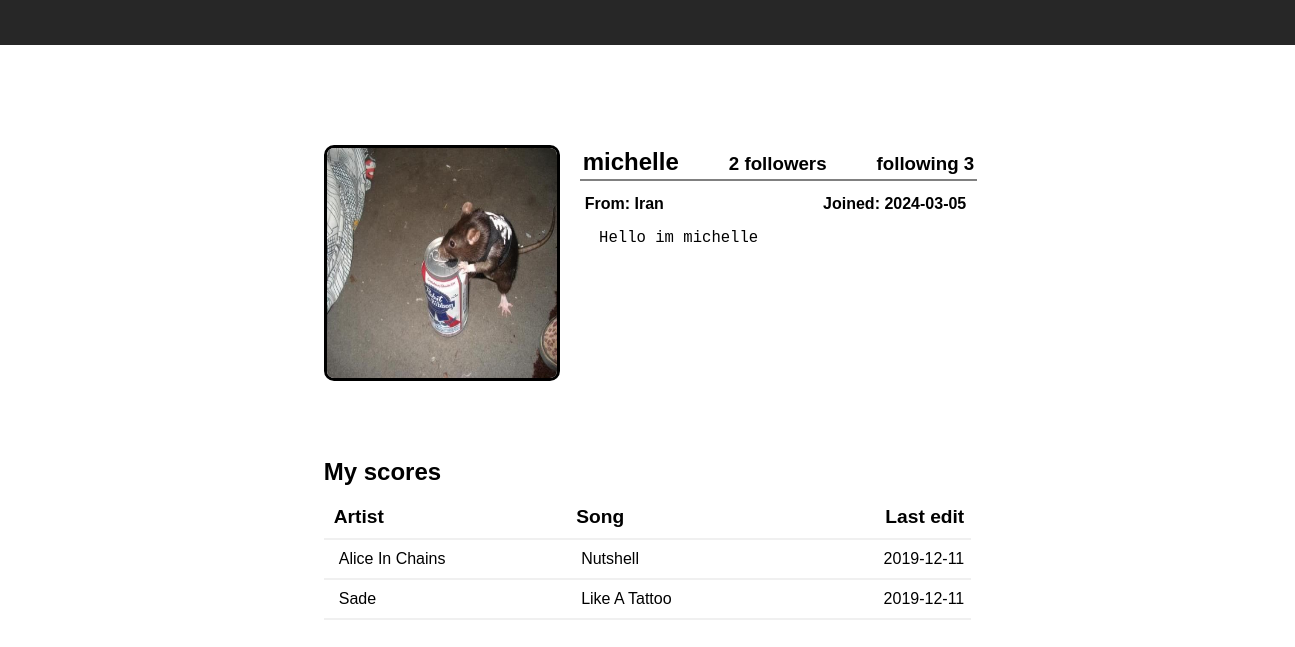
Page /profile/3 (signed in) on the earlier database version.
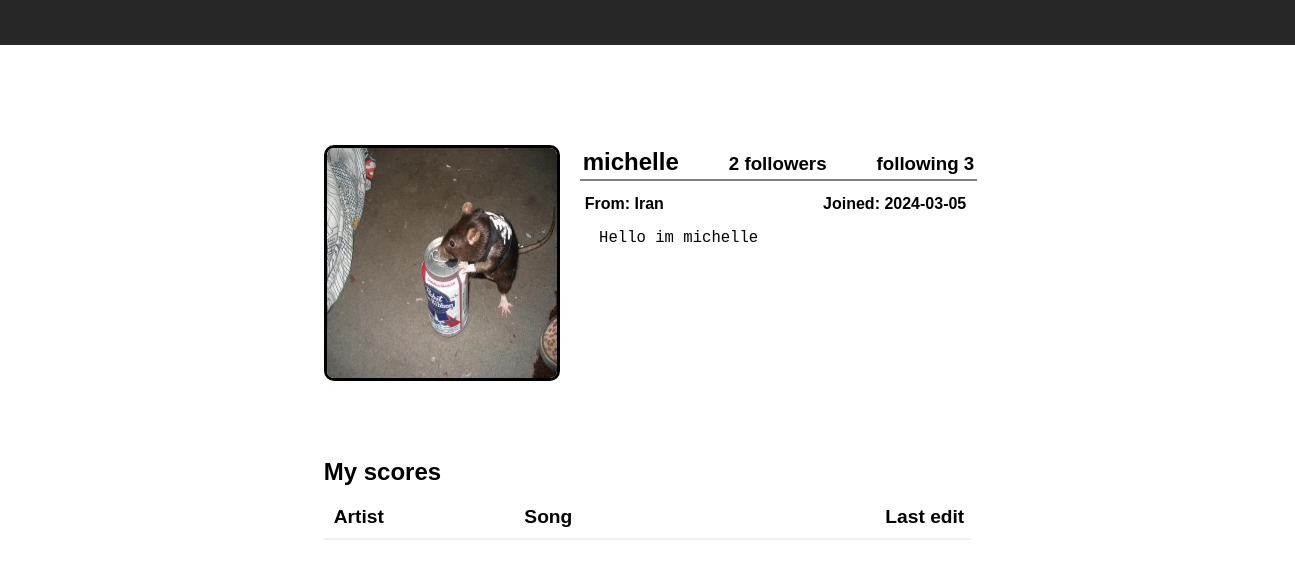
Same page on the later database version.
### tables this page shows
CREATE TABLE scores (
                                scoreID INTEGER PRIMARY KEY,
                                creatorID INTEGER NOT NULL,
                                scoreName TEXT NOT NULL,
                                artistName TEXT, 
                                visibility NOT NULL,
                                creationDate TEXT, 
                                lastModified TEXT,
                                chords TEXT,
                                tempo INT,
                                timeSignature INT,
                                FOREIGN KEY (creatorID) REFERENCES users (userID) ON DELETE CASCADE
                            );

### app.py (the view)
@app.route("/profile/<int:userID>")
def profile(userID):
    if session:
        conn = get_db_connection()
        scores = setup_db.public_scores_by_user(conn, userID)
        user_info = setup_db.find_user_info(conn, userID)
        conn.close()
        return render_template("profile.html", scores=scores, user_info=user_info,
                            userID=userID, SessionUserID=session['user_id'])
    else:
        return redirect(url_for('login'))

### app.py (called while the page is built)
def get_db_connection():
    conn = setup_db.create_connection(setup_db.database)
    return conn

### setup_db.py (called while the page is built)
def create_connection(db_file):
    conn = None
    try:
        conn = sqlite3.connect(db_file)
        conn.execute("PRAGMA foreign_keys = ON;")
        return conn
    except Error as e:
        print(e)
    return conn

def public_scores_by_user(conn, userID):
    cur = conn.cursor()
    cur.execute("SELECT scoreID, scoreName, artistName, lastModified FROM scores WHERE creatorID = ? AND visibility = 'public'", (userID,))
    scores = []
    for (scoreID, scoreName, artistName, lastModified) in cur:
        scores.append({
            "scoreID": scoreID,
            "scoreName": scoreName,
            "artistName": artistName,
            "lastModified": lastModified
            })
    return scores

### templates/profile.html (shortened to what this page needs)
<!DOCTYPE html>
<html lang="en">
<head>
    <link rel="stylesheet" href="{{ url_for('static', filename='style.css') }}">
</head>
<body>
    <header class="index-heading" id="index-heading">
        <div id="index-heading-right"></div>
    </header>
    <main id="profile-container">
        <section id="profile-upper">
            <div id="profile-upper-left">
                <img id="profile-icon" src="{{ url_for('serve_image', filename=user_info.profilePicture) }}" alt="pfp">
            </div>
            <div id="profile-upper-right">
                <div id="profile-head-div">
                    <h2 id="profile-name">{{ user_info.username }}</h2>
                    <a class="follower_link" id="followers-modal" href="#"><h3 class="profile-head"> {{ user_info.followersCount }} followers</h3></a>
                    <a class="follower_link" id="following-modal" href="#"><h3 class="profile-head" > following {{ user_info.followingCount }} </h3></a>
                </div>
                <div id="profile-subhead-div">
                    <h4 class="profile-subhead"> From: {{ user_info.country }}</h4>
                    <h4 class="profile-subhead"> Joined: {{ user_info.registrationDate }}</h4>
                </div>
                <textarea id="profile-bio" readonly> {{ user_info.userBio }}</textarea>
            </div>
        </section>
        <section id="profile-scores-div">
            <h1 class="profile-score-head">My scores</h1>
            <table id="profile-score-table">
                <thead>
                    <tr>
                        <th class="profile-score-th">Artist</th>
                        <th class="profile-score-th">Song</th>
                        <th style="text-align: right;" class="profile-score-th">Last edit</th>
                    </tr>
                </thead>
                <tbody>
                    {% for score in scores %}
                    <tr>
                        <td class="profile-score-td"><a href="{{ url_for('search_scores', query=score.artistName) }}">{{ score.artistName }}</a></td>
                        <td class="profile-score-td"><a href="{{ url_for('score', scoreID=score.scoreID) }}">{{ score.scoreName }}</a></td>
                        <td style="text-align: right;" class="profile-score-td">{{ score.lastModified }}</td>
                    </tr>
                    {% endfor %}
                </tbody>
            </table>
        </section>
    </main>
    <footer></footer>
</body>
</html>

Differences in the rows shown:
no longer on this page (row edited): scores: artistName "Alice In Chains", scoreName "Nutshell", lastModified "2019-12-11"
no longer on this page (row edited): scores: artistName "Sade", scoreName "Like A Tattoo", lastModified "2019-12-11"
